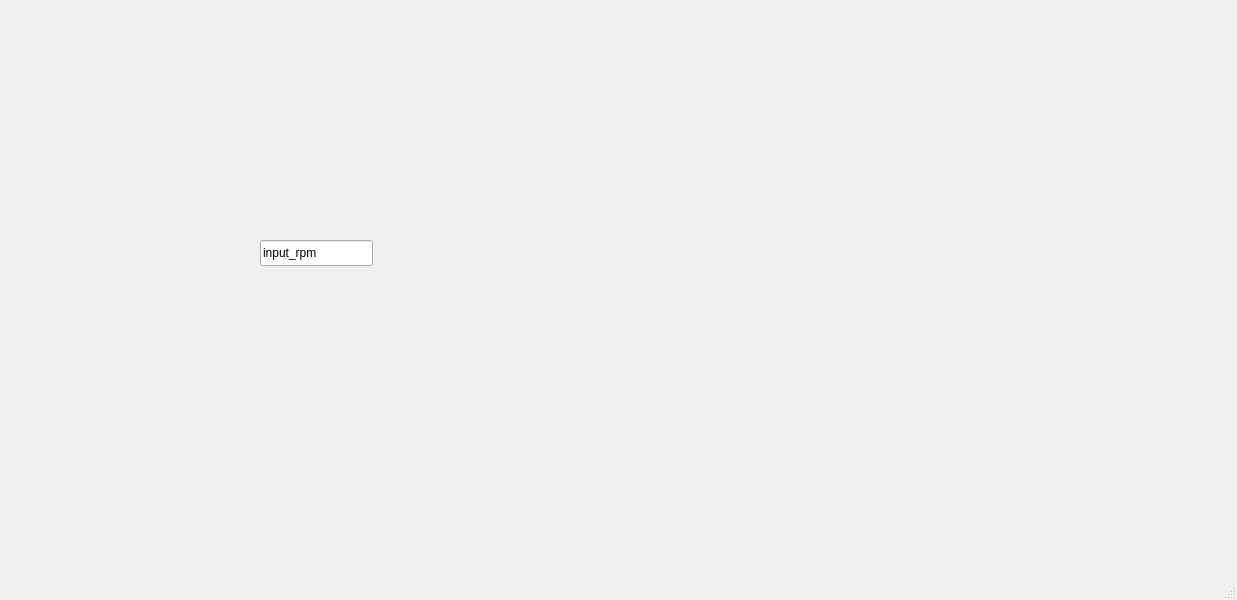
<?xml version="1.0" encoding="UTF-8"?>
<ui version="4.0">
 <class>MainWindow</class>
 <widget class="QMainWindow" name="MainWindow">
  <property name="geometry">
   <rect>
    <x>0</x>
    <y>0</y>
    <width>1237</width>
    <height>600</height>
   </rect>
  </property>
  <property name="windowTitle">
   <string>MainWindow</string>
  </property>
  <widget class="QWidget" name="centralwidget">
   <widget class="QLineEdit" name="lineEdit">
    <property name="geometry">
     <rect>
      <x>260</x>
      <y>240</y>
      <width>113</width>
      <height>26</height>
     </rect>
    </property>
    <property name="text">
     <string>input_rpm</string>
    </property>
   </widget>
  </widget>
  <widget class="QMenuBar" name="menubar">
   <property name="geometry">
    <rect>
     <x>0</x>
     <y>0</y>
     <width>1237</width>
     <height>23</height>
    </rect>
   </property>
  </widget>
  <widget class="QStatusBar" name="statusbar"/>
 </widget>
 <resources/>
 <connections/>
</ui>
